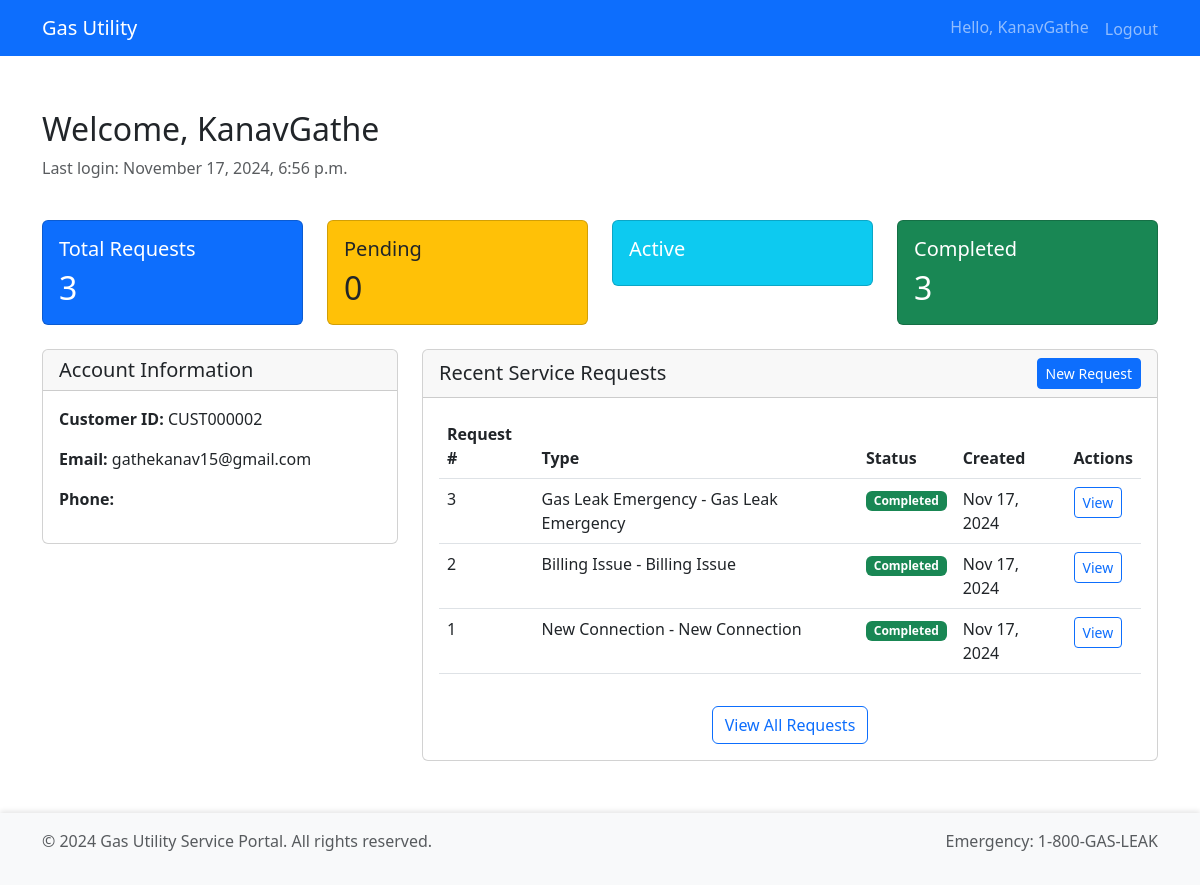
Page /accounts/dashboard/ (signed in) on the committed database.
### accounts/models.py (models this page shows, shortened)
class CustomerProfile(models.Model):
    user = models.OneToOneField(User, on_delete=models.CASCADE)
    customer_id = models.CharField(max_length=20, unique=True)
    phone_number = models.CharField(max_length=15)
    address = models.TextField()
    created_at = models.DateTimeField(auto_now_add=True)
    updated_at = models.DateTimeField(auto_now=True)

### requests/models.py (models this page shows, shortened)
class ServiceRequest(models.Model):
    STATUS_CHOICES = [
        ('pending', 'Pending'),
        ('assigned', 'Assigned'),
        ('in_progress', 'In Progress'),
        ('on_hold', 'On Hold'),
        ('completed', 'Completed'),
        ('cancelled', 'Cancelled'),
        ('priority', 'Priority')
    ]
    customer = models.ForeignKey(User, on_delete=models.CASCADE)
    request_type = models.ForeignKey(ServiceRequestType, on_delete=models.CASCADE)
    status = models.CharField(max_length=20, choices=STATUS_CHOICES, default='pending')
    description = models.TextField()
    created_at = models.DateTimeField(auto_now_add=True)
    updated_at = models.DateTimeField(auto_now=True)
    assigned_to = models.ForeignKey(
        User,
        related_name='assigned_requests',
        null=True,
        blank=True,
        on_delete=models.SET_NULL
    )
    scheduled_date = models.DateTimeField(null=True, blank=True)
    completed_date = models.DateTimeField(null=True, blank=True)
    internal_notes = models.TextField(blank=True, null=True)

class ServiceRequestType(models.Model):
    CATEGORY_CHOICES = [
        ('billing', 'Billing Issue'),
        ('gas_leak', 'Gas Leak Emergency'),
        ('connection', 'New Connection'),
        ('maintenance', 'Maintenance'),
        ('meter', 'Meter Related'),
        ('other', 'Other Services')
    ]
    name = models.CharField(max_length=100)
    category = models.CharField(max_length=20, choices=CATEGORY_CHOICES)
    description = models.TextField()
    is_emergency = models.BooleanField(default=False)
    estimated_completion_hours = models.PositiveIntegerField()
    requires_site_visit = models.BooleanField(default=False)
    def __str__(self):
        return f"{self.get_category_display()} - {self.name}"

### accounts/views.py (the view)
# urls.py: path('dashboard/', views.customer_dashboard, name='customer_dashboard'),
@login_required(login_url='home')
def customer_dashboard(request):
    if request.user.is_staff:
        messages.warning(request, 'Staff members should use the staff dashboard.')
        return redirect('staff:dashboard')
    try:
        profile = request.user.customerprofile
        stats = {
            'total_requests': ServiceRequest.objects.filter(
                customer=request.user
            ).count(),
            'pending_requests': ServiceRequest.objects.filter(
                customer=request.user,
                status='pending'
            ).count(),
            'in_progress_requests': ServiceRequest.objects.filter(
                customer=request.user,
                status__in=['assigned', 'in_progress']
            ).count(),
            'completed_requests': ServiceRequest.objects.filter(
                customer=request.user,
                status='completed'
            ).count()
        }
        recent_requests = ServiceRequest.objects.filter(
            customer=request.user
        ).select_related(
            'request_type'
        ).order_by(
            '-created_at'
        )[:5]
        priority_requests = ServiceRequest.objects.filter(
            customer=request.user,
            status='priority',
            created_at__gte=timezone.now() - timezone.timedelta(days=7)
        ).exists()
        if priority_requests:
            messages.warning(
                request,
                'You have priority service requests that require attention.'
            )
        context = {
            'profile': profile,
            'stats': stats,
            'recent_requests': recent_requests,
            'last_login': request.user.last_login,
        }
        return render(request, 'accounts/customer_dashboard.html', context)
    except CustomerProfile.DoesNotExist:
        messages.error(request, 'Customer profile not found. Please contact support.')
        logout(request)
        return redirect('accounts:login')
    except Exception as e:
        messages.error(request, f'An error occurred loading your dashboard: {str(e)}')
        return redirect('accounts:login')

### templates/accounts/customer_dashboard.html (shortened to what this page needs)
{% extends "base.html" %}
{% block content %}
<div class="container py-4">
    <div class="row mb-4">
        <div class="col-12">
            <h2>Welcome, {{ user.username }}</h2>
            <p class="text-muted">Last login: {{ last_login|date:"F j, Y, g:i a" }}</p>
        </div>
    </div>
    <div class="row mb-4">
        <div class="col-md-3">
            <div class="card bg-primary text-white">
                <div class="card-body">
                    <h5 class="card-title">Total Requests</h5>
                    <h2 class="mb-0">{{ stats.total_requests }}</h2>
                </div>
            </div>
        </div>
        <div class="col-md-3">
            <div class="card bg-warning text-dark">
                <div class="card-body">
                    <h5 class="card-title">Pending</h5>
                    <h2 class="mb-0">{{ stats.pending_requests }}</h2>
                </div>
            </div>
        </div>
        <div class="col-md-3">
            <div class="card bg-info text-white">
                <div class="card-body">
                    <h5 class="card-title">Active</h5>
                </div>
            </div>
        </div>
        <div class="col-md-3">
            <div class="card bg-success text-white">
                <div class="card-body">
                    <h5 class="card-title">Completed</h5>
                    <h2 class="mb-0">{{ stats.completed_requests }}</h2>
                </div>
            </div>
        </div>
    </div>
    <div class="row">
        <div class="col-md-4">
            <div class="card mb-4">
                <div class="card-header">
                    <h5 class="card-title mb-0">Account Information</h5>
                </div>
                <div class="card-body">
                    <p><strong>Customer ID:</strong> {{ profile.customer_id }}</p>
                    <p><strong>Email:</strong> {{ user.email }}</p>
                    <p><strong>Phone:</strong> {{ profile.phone_number }}</p>
                </div>
            </div>
        </div>
        <div class="col-md-8">
            <div class="card mb-4">
                <div class="card-header d-flex justify-content-between align-items-center">
                    <h5 class="card-title mb-0">Recent Service Requests</h5>
                    <a href="{% url 'requests:create_request' %}" class="btn btn-primary btn-sm">New Request</a>
                </div>
                <div class="card-body">
                    {% if recent_requests %}
                        <div class="table-responsive">
                            <table class="table table-hover">
                                <thead>
                                    <tr>
                                        <th>Request #</th>
                                        <th>Type</th>
                                        <th>Status</th>
                                        <th>Created</th>
                                        <th>Actions</th>
                                    </tr>
                                </thead>
                                <tbody>
                                    {% for request in recent_requests %}
                                        <tr>
                                            <td>{{ request.id }}</td>
                                            <td>{{ request.request_type }}</td>
                                            <td>
                                                <span class="badge {% if request.status == 'completed' %}bg-success{% elif request.status == 'pending' %}bg-warning{% elif request.status == 'priority' %}bg-danger{% else %}bg-info{% endif %}">
                                                    {{ request.get_status_display }}
                                                </span>
                                            </td>
                                            <td>{{ request.created_at|date:"M d, Y" }}</td>
                                            <td>
                                                <a href="{% url 'requests:request_detail' request.id %}"
                                                   class="btn btn-sm btn-outline-primary">View</a>
                                            </td>
                                        </tr>
                                    {% endfor %}
                                </tbody>
                            </table>
                        </div>
                        <div class="text-center mt-3">
                            <a href="{% url 'requests:request_list' %}" class="btn btn-outline-primary">View All Requests</a>
                        </div>
                    {% else %}
                        <div class="text-center py-4">
                            <p class="mb-3">No service requests yet.</p>
                            <a href="{% url 'requests:create_request' %}" class="btn btn-primary">Create New Request</a>
                        </div>
                    {% endif %}
                </div>
            </div>
        </div>
    </div>
</div>
{% endblock %}

### templates/base.html (shortened to what this page needs)
<!DOCTYPE html>
<html lang="en">
<head>
    <link href="https://cdn.jsdelivr.net/npm/bootstrap@5.3.0/dist/css/bootstrap.min.css" rel="stylesheet">
</head>
<body>
    {% include "navbar.html" %}
    <div class="container-fluid">
        <div class="row">
            {% if user.is_authenticated and user.is_staff %}
                <div class="col-md-2">
                    {% include "sidebar.html" %}
                </div>
                <main class="col-md-10 px-4 py-3">
            {% else %}
                <main class="col-12 px-4 py-3">
            {% endif %}
                {% block content %}
                {% endblock %}
            </main>
        </div>
    </div>
    {% include "footer.html" %}
</body>
</html>

### templates/navbar.html (shortened to what this page needs)
<nav class="navbar navbar-expand-lg navbar-dark bg-primary fixed-top">
    <div class="container">
        <a class="navbar-brand" href="{% url 'home' %}">Gas Utility</a>
        <div class="collapse navbar-collapse justify-content-end" id="navbarNav">
            <ul class="navbar-nav">
                {% if user.is_authenticated %}
                    <li class="nav-item">
                        <span class="navbar-text me-3">Hello, {{ user.username }}</span>
                    </li>
                    <li class="nav-item">
                        <form method="post" action="{% url 'accounts:logout' %}" class="d-inline">
                            <button type="submit" class="nav-link btn btn-link" style="display: inline; padding: 0; border: none; background: none;">
                                Logout
                            </button>
                        </form>
                    </li>
                {% endif %}
            </ul>
        </div>
    </div>
</nav>

### templates/footer.html (shortened to what this page needs)
<footer class="footer mt-auto py-3 bg-light">
    <div class="container">
        <div class="row">
            <div class="col-md-6">
                <p class="text-muted">&copy; 2024 Gas Utility Service Portal. All rights reserved.</p>
            </div>
            <div class="col-md-6 text-end">
                <p class="text-muted">Emergency: 1-800-GAS-LEAK</p>
            </div>
        </div>
    </div>
</footer>

### templates/navbar.html (style rules this page uses)
.navbar { position: fixed; top: 0; width: 100%; z-index: 1030; }
body { padding-top: 70px; }

### templates/footer.html (style rules this page uses)
.footer { position: fixed; bottom: 0; width: 100%; background-color: #f8f9fa; z-index: 1030; box-shadow: 0 -2px 5px rgba(0, 0, 0, 0.1); }
body { padding-bottom: 60px; }

### rows in the picture
CustomerProfile: customer_id "CUST000002"
ServiceRequest: id "3", request_type "Gas Leak Emergency - Gas Leak Emergency", status "Completed", created_at "Nov 17, 2024"
ServiceRequest: id "2", request_type "Billing Issue - Billing Issue", status "Completed", created_at "Nov 17, 2024"
ServiceRequest: id "1", request_type "New Connection - New Connection", status "Completed", created_at "Nov 17, 2024"

### other values in the picture
{{ user.username }} "KanavGathe"
{{ last_login|date:"F j, Y, g:i a" }} "November 17, 2024, 6:56 p.m."
{{ stats.total_requests }} "3"
{{ stats.pending_requests }} "0"
{{ stats.completed_requests }} "3"
{{ user.email }} "gathekanav15@gmail.com"
